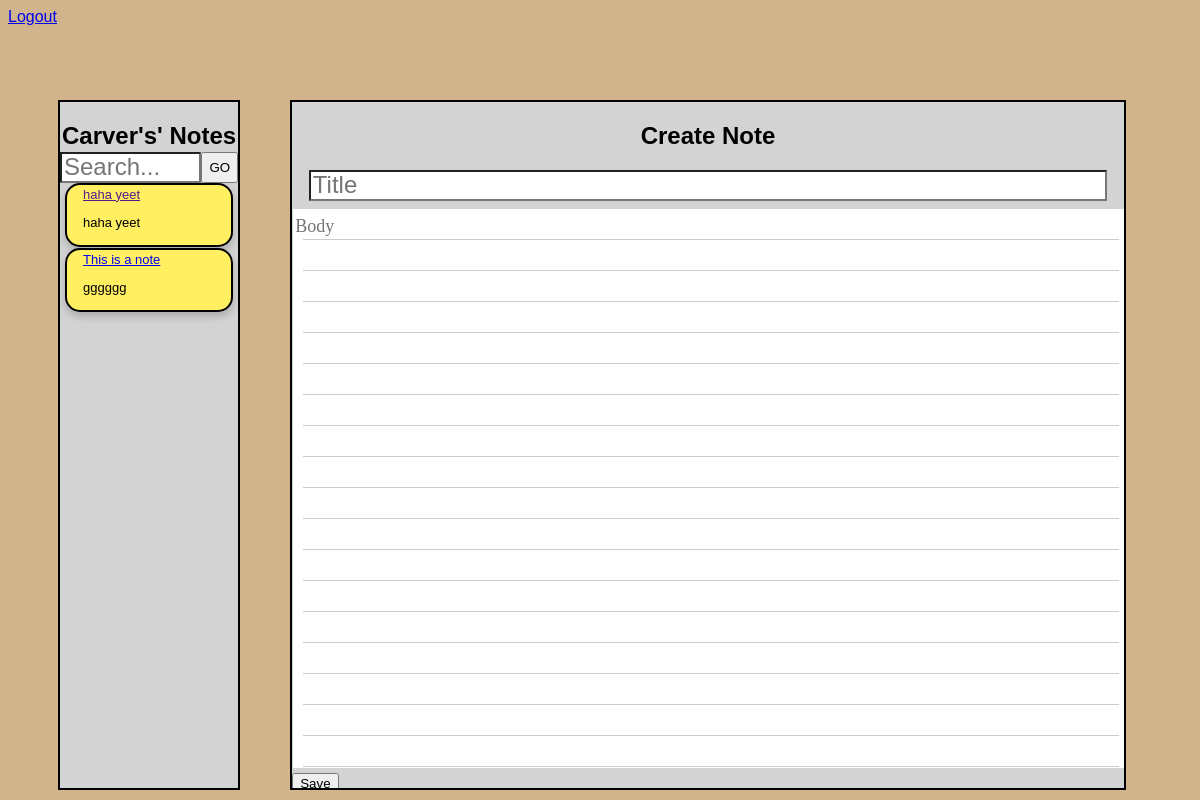
The page /notes (signed in) on the database as committed earlier.
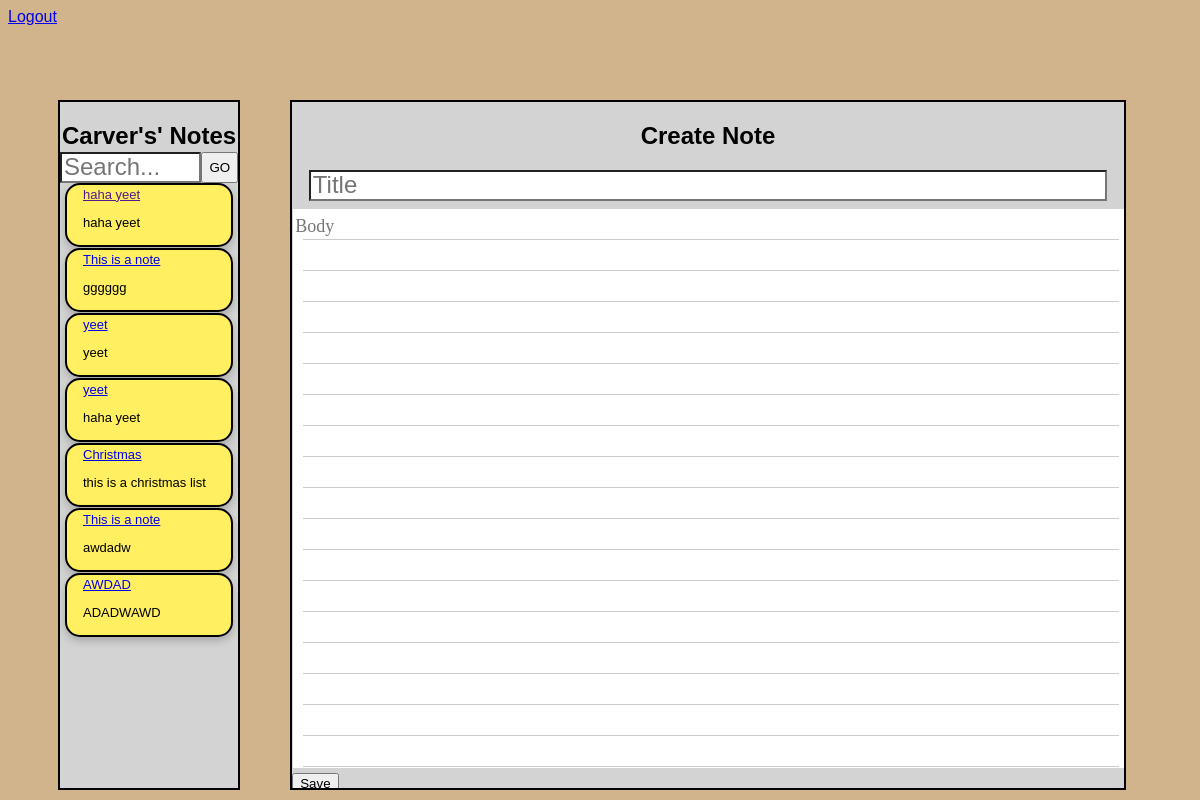
The same page on the database as committed later.
### models.py (models this page shows, shortened)
class Note(db.Model):
    id = db.Column('id', db.Integer, primary_key=1)
    title = db.Column('title', db.String(200))
    text = db.Column('text', db.String(100))
    date = db.Column('date', db.String(50))
    user_id = db.Column(db.Integer, db.ForeignKey('user.id'), nullable=False)
    comments = db.relationship("Comment", backref="note", cascade = "all, delete-orphan", lazy = True)

### app.py (the view)
@app.route("/notes", methods=['POST', 'GET'])
def notes():
    if session.get('user'):
        if request.method == 'POST':
            searchFor = request.form['search']
            search = db.session.query(Note).filter((or_(Note.title.contains(searchFor), Note.text.contains(searchFor)))).filter_by(user_id=session['user_id'])
            return render_template('MainPage.html', notes=search, user=session['user'])
        else:
            my_note = db.session.query(Note).filter_by(user_id=session['user_id']).all()
            return render_template('MainPage.html', notes=my_note,user=session['user'])
    return redirect(url_for('login'))

### templates/MainPage.html (shortened to what this page needs)
<!DOCTYPE html>
<html lang="en">
<head>
    <link rel="stylesheet" href="{{ url_for('static', filename='styles/MainPageStyle.css') }}">
</head>
{% if user %}
<nav>
  <a href="{{url_for('logout')}}">Logout</a>
</nav>
{% else %}
<nav>
  <a href="{{url_for('login')}}">Login</a> ||
  <a href="{{url_for('register')}}">Register</a>
</nav>
{% endif %}
<body style="background-color: tan;">
    <div class="rowContainer">
        <div class="headerContainer">
            <h2 style="color: black; height: 10px; padding: 0; text-align: center;">{{user}}'s' Notes</h2>
            <form method = 'POST'>
                <div class="searchHolder" style="display: flex">
            <input type="text" class="noteSearch" placeholder="Search..." name = 'search' action="search"></input>
            <button type="submit" formaction='/notes' formmethod="POST">GO</button>
                </div>
            </form>
            <div class="card">
                <div class="container">
                    <a href="">haha yeet</a>
                    <p>haha yeet</p>
                </div>
            </div>
            <div class="notecol">
                {% for note in notes %}
                <div class="card">
                    <div class="container">
                        <a href="/note/{{note.id}}">{{note.title}}</a>
                        <p>{{note.text}}</p>
                    </div>
                </div>
                {% endfor %}
                <div class="filler" style="height: 25%;"> </div>
            </div>
        </div>
        <div class="headerInputContainer">
            <h2 style="color: black;  padding: 0; text-align: center;">Create Note</h2>
            <form action="/addNote" method="POST" style="height: 90%;">
                <div class="inputContainer">
                    <input type="text" class="noteTitle" placeholder="Title" name="title" required ="true"></input>
                    <textarea class="noteBody" placeholder="Body" name="text" required="true"></textarea>
                    <input type="submit" value="Save" class="submit">
            </form>
        </div>
    </div>
</body>
</html>

### static/styles/MainPageStyle.css (style rules this page uses)
* { font-family: 'Raleway', sans-serif; }
.rowContainer { display: flex; position: absolute; top: 50px; bottom: 0; margin-bottom: 10px; width: 99%; }
.container { -ms-overflow-style: none; scrollbar-width: none; }
.headerContainer { border: solid 2px; background-color: lightgray; max-width: 15%; min-width: 15%; margin-left: 50px; border: solid 2px black; margin-top: 50px; height: 100% - 50px; overflow: hidden; }
.headerInputContainer { border: solid 2px; width: 70%; overflow: hidden; margin-left: 50px; margin-right: 50px; margin-top: 50px; height: 100% - 50px; background-color: lightgray; }
.card { box-shadow: 0 4px 8px 0 rgba(0,0,0,0.2); transition: 0.3s; background-color: #ffef61; margin-bottom: 1px; border-radius: 15px; max-height: 10%; overflow: hidden; text-overflow: ellipsis; font-size: small; z-index: 4; border: solid 2px black; margin-right: 5px; margin-left: 5px; transition: 0.5s max-height; }
.card p { text-overflow: ellipsis; max-height: 4%; width: 100%; overflow: hidden; }
.container { padding: 2px 16px; text-overflow: ellipsis; height: 80%; }
.inputContainer { width: 100%; height: 100%; background-color: lightgray; }
.noteTitle { width: 95%; height: 25px; font-size: x-large; background-color:white; margin-left: 2%; }
.noteSearch { width: 97%; height: 25px; font-size: x-large; background-color:white; }
.noteBody { height: 90%; font-size: large; width: 100%; resize: none; background-color:white; margin-top: 7px; font-family: 'Times New Roman', Times, serif; border-color: Transparent; background-attachment: local; background-image: linear-gradient(to right, white 10px, transparent 10px), linear-gradient(to left, white 10px, transparent 10px), repeating-linear-gradient(white, white 30px, #ccc 30px, #ccc 31px, white 31px); line-height: 31px; }
.notecol { width: 100%; overflow: auto; scrollbar-width: none; overflow-y: scroll; height: 100%; }

Rows that differ between the two databases and show on the page:
added Note: title "yeet", text "yeet"
added Note: title "yeet", text "haha yeet"
added Note: title "Christmas", text "this is a christmas list"
added Note: title "This is a note", text "awdadw"
added Note: title "AWDAD", text "ADADWAWD"
